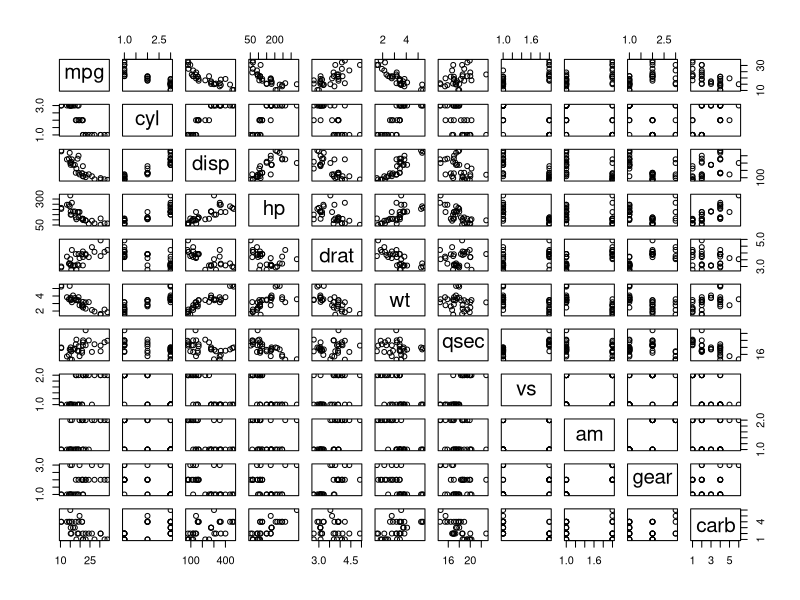
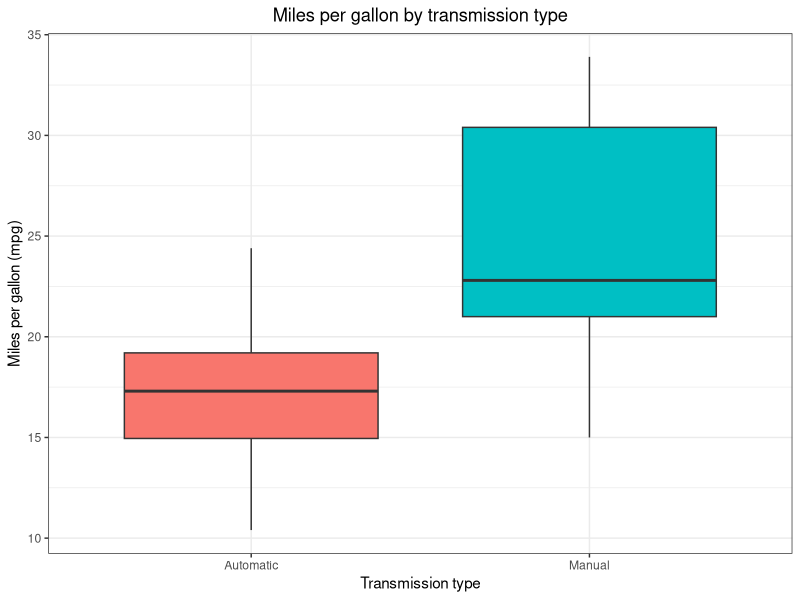
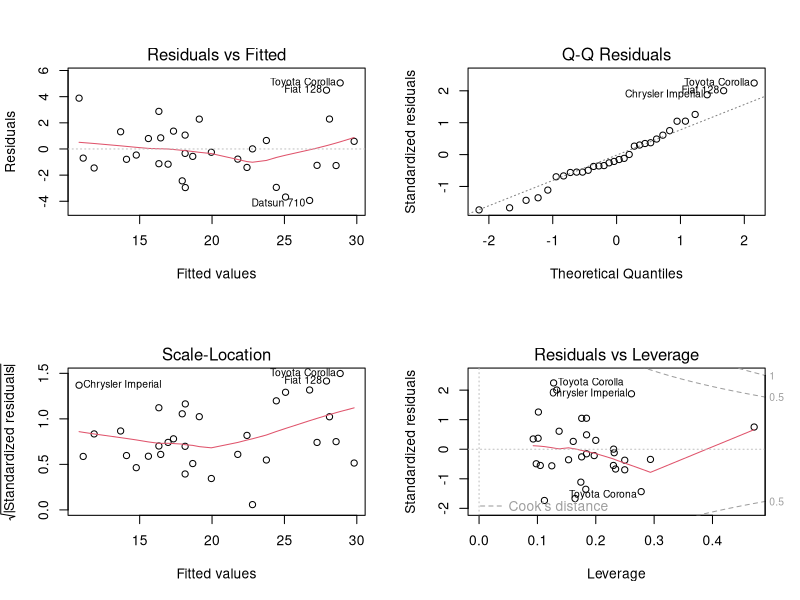

These figures' R source, in order:
## ---- chunk 1
knitr::opts_chunk$set(echo = TRUE)
## ---- chunk 2
# Load data and packages
library(ggplot2)
library(MASS)
data(mtcars)

# Convert categorical variables to factors 
mtcars$cyl <- factor(mtcars$cyl)
mtcars$vs <- factor(mtcars$vs)
mtcars$am <- factor(mtcars$am, labels=c('Automatic','Manual'))
mtcars$gear <- factor(mtcars$gear)
mtcars$carb <- factor(mtcars$carb)

# Examine data
str(mtcars)
## ---- chunk 3
pairs(mpg ~ ., data = mtcars)
## ---- chunk 4
ggplot(mtcars, aes(x = factor(am), y = mpg)) + 
  geom_boxplot(aes(fill = factor(am)), show.legend = FALSE) +
  labs(x = "Transmission type", 
       y = "Miles per gallon (mpg)", 
       title = "Miles per gallon by transmission type"
       ) +
  scale_x_discrete(labels = c("Automatic","Manual")) +
  theme_bw() + 
  theme(plot.title = element_text(hjust = 0.5))
## ---- chunk 5
linearfit <- lm(mpg ~ am, data = mtcars)
summary(linearfit)
## ---- chunk 6
# Fit model
multifit <- lm(mpg ~ ., data = mtcars)
# Select model
bestfit <- stepAIC(multifit, direction = "both")
## ---- chunk 7
summary(bestfit)
## ---- chunk 8
confint(bestfit, "amManual", level = 0.95)
## ---- chunk 9
# Plot residuals
par(mfrow = c(2, 2))
plot(bestfit)
## ---- chunk 10
# Find 5 most influential points on slope coefficients 
influence <- dfbetas(bestfit)
head(sort(influence[,6], decreasing = TRUE), 5)
